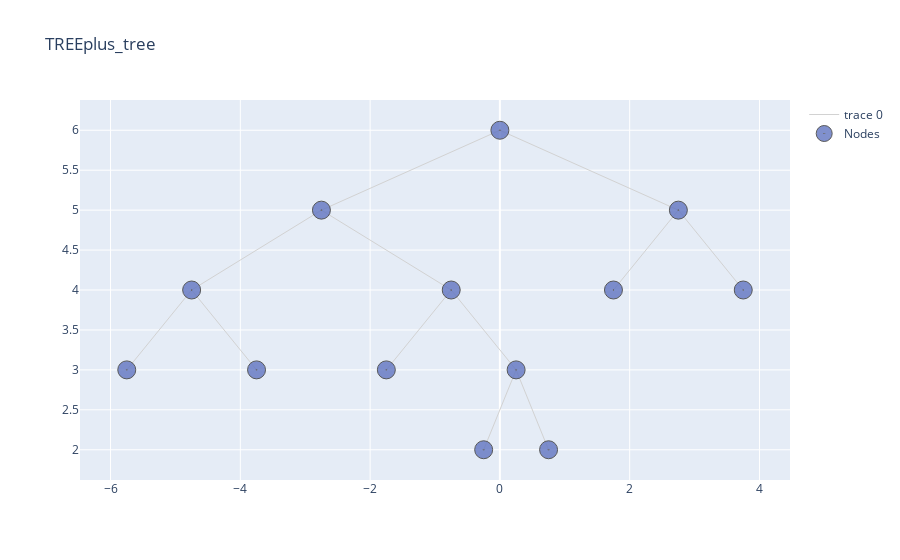

The notebook cell this image was saved under:
### Code cell
import warnings
warnings.filterwarnings("ignore", category=FutureWarning) 


tree.print_tree(table = True, html = False).style.hide() #print both the pruned and non pruned tree 
#cart.print_tree(table = False, html = False, visual_pruning = True)

### Figure 1 — Plotly figure (JSON) as saved in the notebook; plotly's stock layout.template omitted (floating-point values rounded to 4 significant figures)
{"data": [{"hoverinfo": "none", "line": {"color": "rgb(210,210,210)", "width": 1}, "mode": "lines", "type": "scatter", "x": [0, -2.75, null, 0, 2.75, null, -2.75, -4.75, null, -2.75, -0.75, null, 2.75, 1.75, null, 2.75, 3.75, null, -4.75, -5.75, null, -4.75, -3.75, null, -0.75, -1.75, null, -0.75, 0.25, null, 0.25, -0.25, null, 0.25, 0.75, null], "y": [6, 5, null, 6, 5, null, 5, 4, null, 5, 4, null, 5, 4, null, 5, 4, null, 4, 3, null, 4, 3, null, 4, 3, null, 4, 3, null, 3, 2, null, 3, 2, null]}, {"hoverinfo": "text", "marker": {"color": "#6175c1", "line": {"color": "rgb(50,50,50)", "width": 1}, "size": 18, "symbol": "circle-dot"}, "mode": "markers", "name": "Nodes", "opacity": 0.8, "text": ["n8, Class: YES, gini : 0.32, Samples : 5", "n9, Class: YES, gini : 0.0, Samples : 22", "n10, Class: NO, gini : 0.0, Samples : 5", "n22, Class: YES, gini : 0.49, Samples : 12", "n23, Class: YES, gini : 0.0, Samples : 9", "n6, Class: YES, gini : 0.4, Samples : 33", "n7, Class: NO, gini : 0.36, Samples : 194", "n1, ShelveLoc in (b'Bad', b'Medium'), Class:NO, gini : 0.48, Samples: 280", "n2, Price>121.0, Class:YES, gini : 0.33, Samples: 53", "n4, Income>32.5, Class:YES, gini : 0.07, Samples: 27", "n5, Income>36.0, Class:YES, gini : 0.47, Samples: 26", "n11, Education>15.5, Class:YES, gini : 0.36, Samples: 21", "n3, Price>92.5, Class:NO, gini : 0.42, Samples: 227"], "type": "scatter", "x": [-5.75, -3.75, -1.75, -0.25, 0.75, 1.75, 3.75, 0, -2.75, -4.75, -0.75, 0.25, 2.75], "y": [3, 3, 3, 2, 2, 4, 4, 6, 5, 4, 4, 3, 5]}], "layout": {"title": {"text": "TREEplus_tree"}}}
